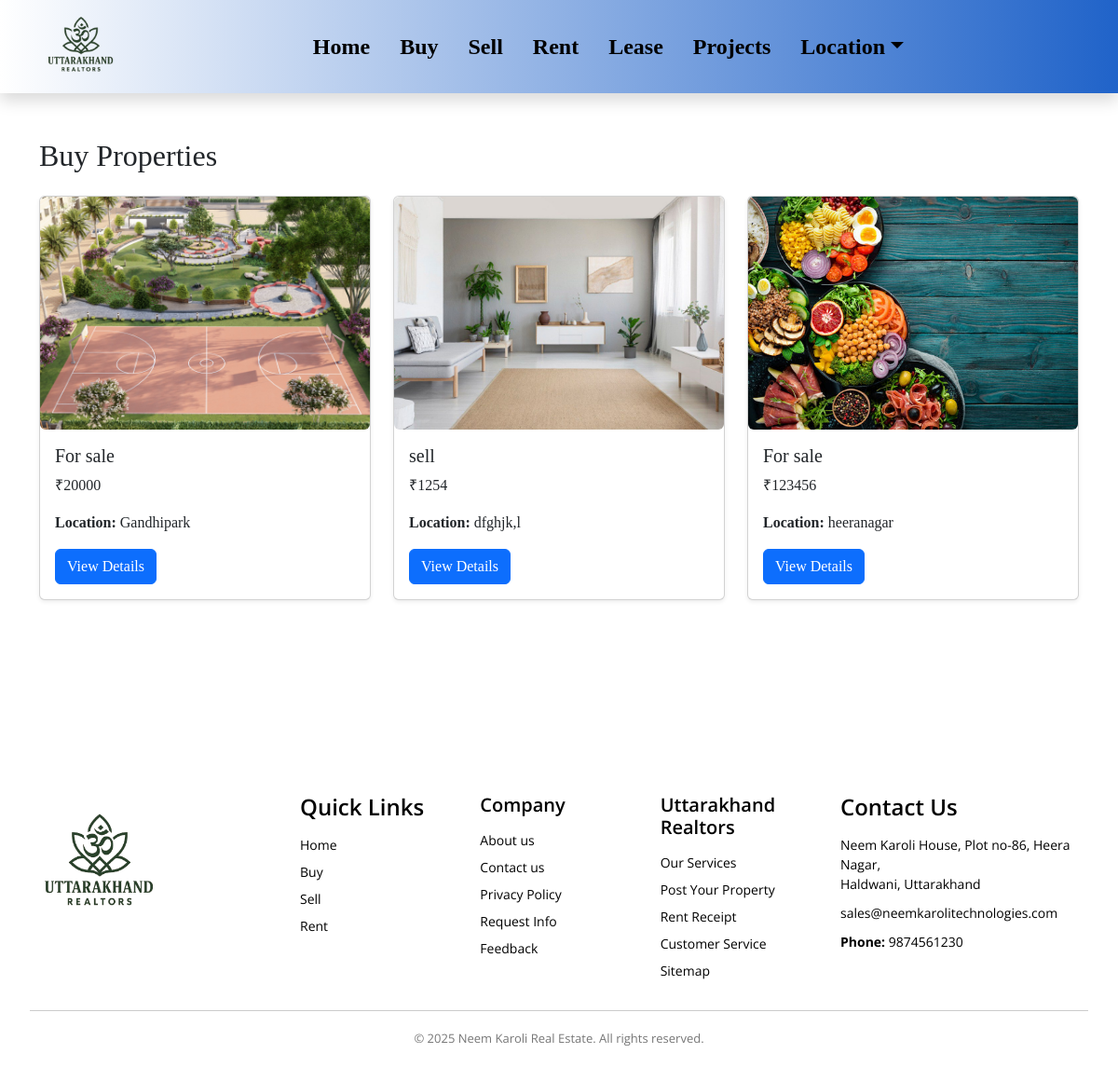
/buy/, run on the app's committed database.
### my_app/models.py (models this page shows, shortened)
class Property(models.Model):
    title = models.CharField(max_length=200)
    purpose = models.ForeignKey(Purpose, on_delete=models.SET_NULL, null=True)
    property_type = models.ForeignKey(PropertyType, on_delete=models.SET_NULL, null=True)
    city = models.ForeignKey(City, on_delete=models.SET_NULL, null=True)
    location = models.ForeignKey(Location, on_delete=models.SET_NULL, null=True)
    price = models.PositiveIntegerField()
    description = models.TextField(max_length=1000)
    posted_on = models.DateTimeField(auto_now_add=True)

class PropertyImage(models.Model):
    property = models.ForeignKey(Property, related_name='images', on_delete=models.CASCADE)
    image = models.ImageField(upload_to='property_images/')

class Location(models.Model):
    name = models.CharField(max_length=100)
    city = models.ForeignKey(City, on_delete=models.CASCADE, related_name='locations')

### my_app/views.py (the view)
# urls.py: path('buy/', views.buy_properties, name='buy_properties'),
def buy_properties(request):
    try:
        sell_purpose = Purpose.objects.get(name__iexact="Sell")
        properties = Property.objects.filter(purpose=sell_purpose)
    except Purpose.DoesNotExist:
        properties = Property.objects.none()
    return render(request, 'buy.html', {'properties': properties})

### my_app/templates/buy.html
{% extends 'common.html' %}
{% block content %}
<div class="container py-5">
  <h2 class="mb-4">Buy Properties</h2>
  <div class="row">
    {% for property in properties %}
      <div class="col-md-4 mb-4">
        <div class="card h-100 shadow-sm">
          {% if property.images.all %}
  <img src="{{ property.images.all.0.image.url }}" class="img-fluid rounded" style="height: 250px; object-fit: cover;" alt="Property Image">
{% else %}
  <img src="https://via.placeholder.com/400x300?text=No+Image" class="img-fluid rounded" alt="No image available">
{% endif %}
          <div class="card-body">
            <h5 class="card-title">{{ property.title }}</h5>
            <p class="card-text">₹{{ property.price }}</p>
            <p class="card-text"><strong>Location:</strong> {{ property.location.name }}</p>
            <a href="{% url 'property_detail' property.pk %}" class="btn btn-primary">View Details</a>
          </div>
        </div>
      </div>
    {% empty %}
      <p class="text-muted">No properties available for buying at the moment.</p>
    {% endfor %}
  </div>
</div>
{% endblock %}

### static/css/style.css (style rules this page uses)
body { font-family: Georgia, 'Times New Roman', Times, serif !important; margin: 0; padding: 0; }

### data on the page
Property: images.all.0.image (picture), title "For sale", price "20000", location.name "Gandhipark"
Property: images.all.0.image (picture), title "sell", price "1254", location.name "dfghjk,l"
Property: images.all.0.image (picture), title "For sale", price "123456", location.name "heeranagar"
